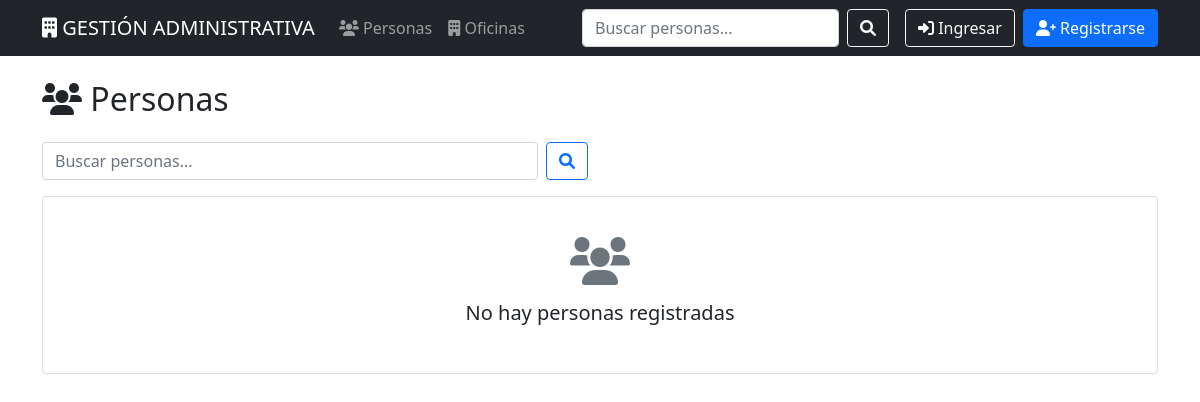
The app's page /personas/, older data.
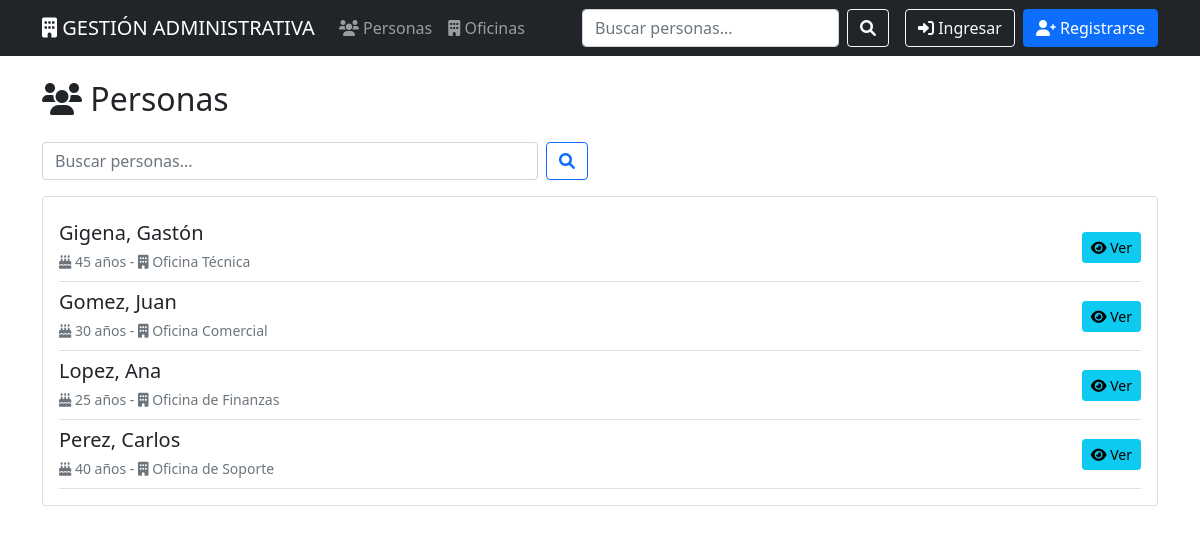
The same page, newer data.
### personas/models.py (models this page shows, shortened)
class Persona(models.Model):
    apellido = models.CharField(max_length=100, default='Desconocido')
    nombre = models.CharField(max_length=100, default='Desconocido')
    edad = models.IntegerField(default=0)
    oficina = models.ForeignKey(Oficina, on_delete=models.CASCADE, related_name='personas', verbose_name="Oficina")
    class Meta:
        verbose_name = "Persona"
        verbose_name_plural = "Personas"
        ordering = ['apellido', 'nombre']

### oficinas/models.py (models this page shows, shortened)
class Oficina(models.Model):
    nombre = models.CharField(max_length=100, verbose_name="Nombre")
    nombre_corto = models.CharField(max_length=20, verbose_name="Nombre Corto")
    class Meta:
        verbose_name = "Oficina"
        verbose_name_plural = "Oficinas"
        ordering = ['nombre']

### personas/views.py (the view)
# urls.py: path('', views.PersonaListView.as_view(), name='lista'),
class PersonaListView(ListView):
    model = Persona
    template_name = 'personas/lista.html'
    context_object_name = 'personas'
    paginate_by = 10
    def get_queryset(self):
        queryset = super().get_queryset()
        busqueda = self.request.GET.get('q')
        if busqueda:
            queryset = queryset.filter(
                Q(apellido__icontains=busqueda) |
                Q(nombre__icontains=busqueda) |
                Q(oficina__nombre__icontains=busqueda)
            )
        return queryset

### templates/personas/lista.html (shortened to what this page needs)
{% extends 'base.html' %}
{% block content %}
<div class="row">
    <div class="col-md-12">
        <div class="d-flex justify-content-between align-items-center mb-3">
            <h2><i class="fas fa-users"></i> Personas</h2>
        </div>
        <div class="row mb-3">
            <div class="col-md-6">
                <form method="get" class="d-flex">
                    <input type="text" name="q" class="form-control me-2" placeholder="Buscar personas..." value="{{ request.GET.q }}">
                    <button type="submit" class="btn btn-outline-primary">
                        <i class="fas fa-search"></i>
                    </button>
                </form>
            </div>
        </div>
        <div class="card">
            <div class="card-body">
                {% if personas %}
                    {% for persona in personas %}
                        <div class="d-flex justify-content-between align-items-center py-2 border-bottom">
                            <div>
                                <h5 class="mb-1">{{ persona.apellido }}, {{ persona.nombre }}</h5>
                                <small class="text-muted">
                                    <i class="fas fa-birthday-cake"></i> {{ persona.edad }} años -
                                    <i class="fas fa-building"></i> {{ persona.oficina.nombre }}
                                </small>
                            </div>
                            <div class="btn-group" role="group">
                                <a href="{% url 'personas:detalle' persona.pk %}" class="btn btn-info btn-sm">
                                    <i class="fas fa-eye"></i> Ver
                                </a>
                            </div>
                        </div>
                    {% endfor %}
                {% else %}
                    <div class="text-center py-4">
                        <i class="fas fa-users fa-3x text-muted mb-3"></i>
                        <h5>No hay personas registradas</h5>
                    </div>
                {% endif %}
            </div>
        </div>
    </div>
</div>
{% endblock %}

### templates/base.html (shortened to what this page needs)
<!DOCTYPE html>
<html lang="es">
<head>
    <link href="https://cdn.jsdelivr.net/npm/bootstrap@5.1.3/dist/css/bootstrap.min.css" rel="stylesheet">
    <link href="https://cdnjs.cloudflare.com/ajax/libs/font-awesome/6.0.0/css/all.min.css" rel="stylesheet">
</head>
<body>
    <nav class="navbar navbar-expand-lg navbar-dark bg-dark">
        <div class="container">
            <a class="navbar-brand" href="{% url 'home' %}">
                <i class="fas fa-building"></i> GESTIÓN ADMINISTRATIVA
            </a>
            <div class="collapse navbar-collapse" id="navbarNav">
                <ul class="navbar-nav me-auto">
                    <li class="nav-item">
                        <a class="nav-link" href="{% url 'personas:lista' %}">
                            <i class="fas fa-users"></i> Personas
                        </a>
                    </li>
                    <li class="nav-item">
                        <a class="nav-link" href="{% url 'oficinas:lista' %}">
                            <i class="fas fa-building"></i> Oficinas
                        </a>
                    </li>
                </ul>
                <div class="d-flex">
                    <form class="d-flex me-3" method="get" action="{% url 'personas:lista' %}">
                        <input class="form-control me-2" type="search" name="q" placeholder="Buscar personas..."
                            value="{{ request.GET.q }}">
                        <button class="btn btn-outline-light" type="submit">
                            <i class="fas fa-search"></i>
                        </button>
                    </form>
                    {% if user.is_authenticated %}
                    <div class="dropdown">
                        <button class="btn btn-outline-light dropdown-toggle" type="button" data-bs-toggle="dropdown">
                            <i class="fas fa-user"></i> {{ user.username }}
                        </button>
                        <ul class="dropdown-menu">
                            <li>
                                <form method="POST" action="{% url 'accounts:logout' %}">
                                    {% csrf_token %}
                                    <button class="dropdown-item" type="submit"
                                        style="background: none; border: none; padding: 0;">
                                        <i class="fas fa-sign-out-alt"></i> Salir
                                    </button>
                                </form>
                            </li>
                        </ul>
                    </div>
                    {% else %}
                    <a class="btn btn-outline-light me-2" href="{% url 'accounts:login' %}">
                        <i class="fas fa-sign-in-alt"></i> Ingresar
                    </a>
                    <a class="btn btn-primary" href="{% url 'accounts:registro' %}">
                        <i class="fas fa-user-plus"></i> Registrarse
                    </a>
                    {% endif %}
                </div>
            </div>
        </div>
    </nav>
    <div class="container mt-4">
        {% block content %}{% endblock %}
    </div>
</body>
</html>

Row changes from the older to the newer data that the page shows:
added Persona: apellido "Gigena", nombre "Gastón", edad "45", oficina.nombre "Oficina Técnica"
added Persona: apellido "Gomez", nombre "Juan", edad "30", oficina.nombre "Oficina Comercial"
added Persona: apellido "Lopez", nombre "Ana", edad "25", oficina.nombre "Oficina de Finanzas"
added Persona: apellido "Perez", nombre "Carlos", edad "40", oficina.nombre "Oficina de Soporte"
Text that changed along with them:
text no longer shown: "No hay personas registradas"
